Frame 1 (no input): blank canvas, image omitted
Frame 60 (the mouse pressed at the canvas centre just before this capture): blank canvas, image omitted
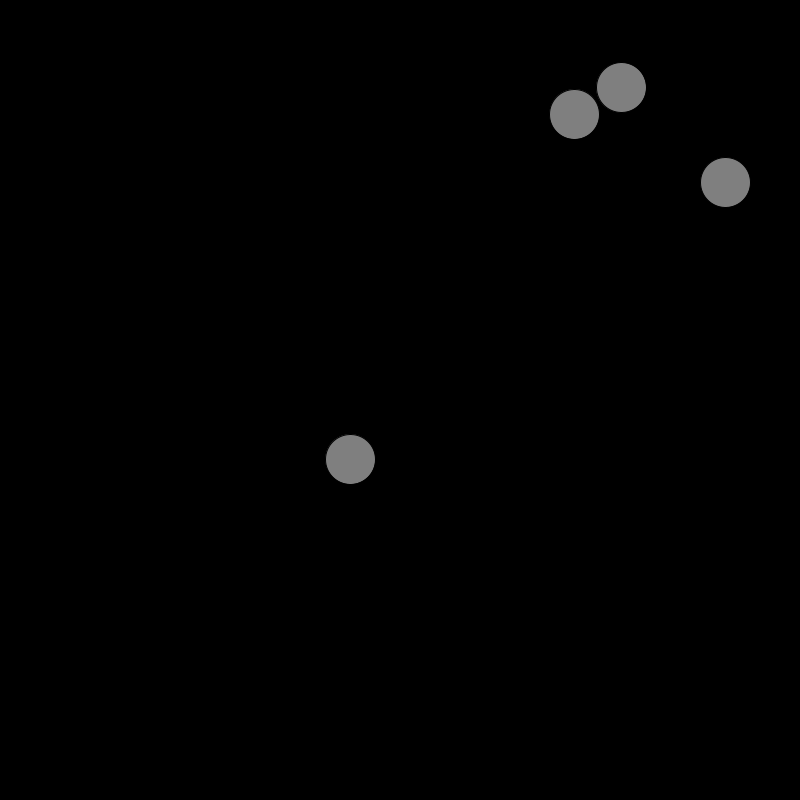
Frame 120 (the mouse held since frame 60 and released just before this capture)

The Processing sketch whose frames 1 and 60 were blank and that drew this single picture after the mouse press (run headless with seeded random() and noise(); from frame 60 on, the mouse is pressed at the canvas centre):

// Processing sketch: sketch_181010f
// ── sketch_181010f.pde
Ball ballarray[] = new Ball [4];

void setup() {
  size(800, 800);
  for(int i = 0; i < ballarray.length; i++) {
    ballarray[i] = new Ball();    
  }
}

void draw() {
  background(0);
  for(int i = 0; i < ballarray.length; i++) {
    ballarray[i].display();
    ballarray[i].update();
    
    
  }
  
}

class Ball {
  float x, y;
  float dx, dy;
  float s;

  // this function is called a constructor. 
  // it is called when a new Ball object is created.
  Ball() { 
    x = width/2;
    y = height/2;
    dx = random(-5, 5);
    dy = random(-5, 5);
    s = 50;
  }

  void display() {
    fill(map(mouseX, 0, width, 0, 255));
    ellipse(x, y, s, s);
  }

  void update() {
    x += dx;
    y += dy;

    if (x > width - s/2 || x < s/2) {
      dx *= -1;
    }
    if (y > height - s/2 || y < s/2) {
      dy *= -1;
    }
  }
}
